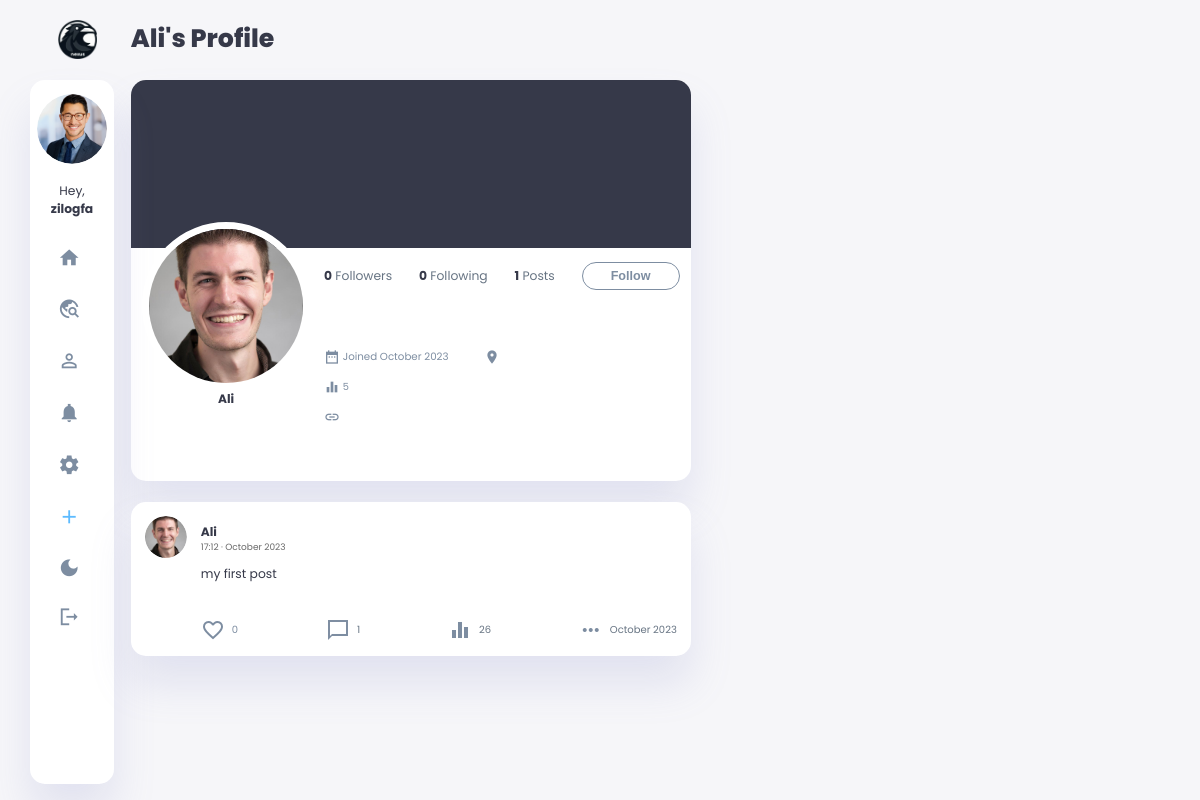
Screenshot of /1 (signed in) with the database file from the repository.
### main.py (models this page shows, shortened)
    class User(db.Model, UserMixin):
        __tablename__ = 'user'
        id = db.Column(db.Integer, primary_key=True)
        unique_id = db.Column(db.String(11), unique=True, nullable=False)
        username = db.Column(db.String(40), nullable=False, unique=False)
        email = db.Column(db.String(80), nullable=False, unique=True)
        password = db.Column(db.String(100), nullable=False)
        profile_picture = db.Column(db.String(80))
        header_picture = db.Column(db.String(80))
        bio = db.Column(db.Text, nullable=True)
        phone_number = db.Column(db.String(20), nullable=True)
        location = db.Column(db.String(30), nullable=True)
        birthday = db.Column(db.DateTime, nullable=True)
        bio_url = db.Column(db.String(255), nullable=True)
        profile_impressions = db.Column(db.Integer, default=0)
        created_at = db.Column(db.DateTime, default=datetime.utcnow)
        updated_at = db.Column(
            db.DateTime, default=datetime.utcnow, onupdate=datetime.utcnow)
        is_blocked = db.Column(db.Boolean, default=False)
        is_private = db.Column(db.Boolean, default=False)
        dark_theme = db.Column(db.Boolean, default=False)
        posts = relationship('Post', back_populates='user')
        comments = db.relationship('Comment', back_populates='user')
        liked_posts = db.relationship(
            'Post', secondary=likes, backref='likers')
        followed = db.relationship('User', secondary=followers,
                                   primaryjoin=(followers.c.follower_id == id),
                                   secondaryjoin=(
                                       followers.c.followed_id == id),
                                   backref=db.backref('followers', lazy='dynamic'), lazy='dynamic')
        def is_following(self, user):
            return self.followed.filter(followers.c.followed_id == user.id).count() > 0

    class Post(db.Model):  # user.posts.all()
        __tablename__ = 'post'
        id = db.Column(db.Integer, primary_key=True)
        user_id = db.Column(db.Integer, db.ForeignKey(
            'user.id'), nullable=False)
        body = db.Column(db.Text, nullable=False)
        post_picture = db.Column(db.String(200))
        likes = db.Column(db.Integer, default=0)
        created_at = db.Column(db.DateTime, default=datetime.utcnow)
        updated_at = db.Column(
            db.DateTime, default=datetime.utcnow, onupdate=datetime.utcnow)
        post_impressions = db.Column(db.Integer, default=0)
        user = relationship('User', back_populates='posts')
        comments = db.relationship(
            'Comment', back_populates='post', cascade="all, delete-orphan")

### main.py (the view)
    @app.route('/<int:user_id>')
    @login_required
    def user_profile(user_id):
        user = User.query.get(user_id)
        if user:
            followers = user.followers.all()
            followed = user.followed.all()
            reversed_posts = Post.query.filter_by(
                user_id=user.id).order_by(Post.created_at.desc()).all()
            for post in reversed_posts:
                post.body = process_post_body(post.body)
            return render_template('user_profile.html', user=user, followers=followers, followed=followed, posts=reversed_posts, current_user=current_user, logged_in=current_user.is_authenticated, csrf_token=generate_csrf())
        else:
            flash('User not found.')
            return redirect(url_for('home_page'))

### templates/user_profile.html (shortened to what this page needs)
{% extends 'base.html' %}
{% block content %}
<h1>{{ user.username }}'s Profile</h1>
<div class="profile-sec" data-user-id="{{ user.id }}">
    <div class="header-img">
    </div>
    <div class="profile-heading">
        <div class="profile-title">
            <div class="profile-img">
                {% if user.profile_picture %}
                <img src="{{ url_for('static', filename='profile_pictures/' + user.profile_picture) }}">
                {% else %}
                <img src="{{ url_for('static', filename='images/blank-profile-pic.png') }}">
                {% endif %}
            </div>
            <h3>{{ user.username }}</h3>
        </div>
        <div class="profile-follow">
            <div class="right-sec">
                <p><strong id="followersCount">{{ followers|length }}</strong> Followers</p>
                <p><strong>{{ followed|length }}</strong> Following</p>
                <p><strong>{{ current_user.posts|length }}</strong> Posts</p>
                {% if current_user != user %}
                <form id="followForm" action="{{ url_for('toggle_follow', user_id=user.id) }}" method="POST">
                    <button class="btn-follow" type="submit">
                        {% if current_user.is_following(user) %}
                            Unfollow
                        {% else %}
                            Follow
                        {% endif %}
                    </button>
                </form>
                {% endif %}
            </div>
            <div class="profile-detail">
                <div class="profile-about">
                    {% if user.bio %}
                    <p>{{ user.bio }}</p>
                    {% else  %}
                    <p>&nbsp;</p>
                    {% endif %}
                </div>
                <div class="profile-location">
                    <p><span class="material-icons-sharp">date_range</span>&nbsp;Joined {{ user.created_at.strftime('%B %Y') }}</p>
                    {% if user.location %}
                    <p><span class="material-icons-sharp">room</span>&nbsp;{{ user.location }}</p>
                    {% else  %}
                    <p><span class="material-icons-sharp">room</span> &nbsp; </p>
                    {% endif %}
                </div>
                <div class="profile-location">
                    <p class="profile-impression-count"><span class="material-icons-sharp">equalizer</span> &nbsp; <span class="count-value" style="font-size: 0.7rem;">{{ user.profile_impressions }}</span> </p>
                </div>
                <div class="profile-location">
                    {% if user.bio_url %}
                    <p><span class="material-icons-sharp">insert_link</span> <a href="{{ user.bio_url }}" target="_blank" >&nbsp; {{ user.bio_url }}</a></p>
                    {% else  %}
                    <p><span class="material-icons-sharp">insert_link</span> &nbsp; </p>
                    {% endif %}
                </div>
            </div>
        </div>
    </div>
</div>
            {% for post in posts %}
            <div class="user-post" data-post-id="{{ post.id }}">
                <div class="content">
                    <div class="title">
                        {% if post.user.profile_picture %}
                        <img src="{{ url_for('static', filename='profile_pictures/' + post.user.profile_picture) }}">
                        {% else %}
                        <img src="{{ url_for('static', filename='images/blank-profile-pic.png') }}">
                        {% endif %}
                        <a href="#" onclick="return false;">
                        <h3>{{ post.user.username }}</h3>
                        <p style="font-size: xx-small; color: dimgray;">{{ post.created_at.strftime('%H:%M · %B %Y') }} </p>
                        </a>
                    </div>
                    <div class="post-body">
                        <p class="p-body">{{ post.body|replace('\n', '<br>')|safe }}</p>
                        <div class="comment-icon">
                            <a href="#" class="like-button" data-post-id="{{ post.id }}" {% if current_user and post in current_user.liked_posts %}class="liked"{% endif %} onclick="likePost(event, this); return false;">
                                <span class="likes-wrapper">
                                    {% if post.likes == 1 %}
                                        <span class="heart-emoji red-heart"><span class="material-icons-sharp">
                                            favorite
                                        </span></span>
                                    {% else %}
                                        <span class="heart-emoji empty-heart"><span class="material-icons-sharp">
                                        </span></span>
                                    {% endif %}
                                <span class="likes-count">{{ post.likes }}</span>
                                </span>
                            </a>
                            {% if current_user != user %}
                            <a href="{{ url_for('show_post', post_id=post.id) }}">
                                <span class="material-icons-sharp">
                                </span>
                                <p>{{ post.comments|length }}</p>
                            </a>
                            <a href="{{ url_for('show_post', post_id=post.id) }}">
                                <span class="material-icons-sharp">
                                </span>
                                <p class="impression-count">{{ post.post_impressions }} </p>
                            </a>
                            <a href="#">
                                <span class="material-icons-sharp">
                                    </span>
                                <p>{{ post.created_at.strftime('%B %Y') }} </p>
                            </a>
                            {% endif %}
                        </div>
                    </div>
                </div>
            </div>
{% endfor %}
{% endblock %}

### templates/base.html (shortened to what this page needs)
<!DOCTYPE html>
<html lang="en">
<head>
    <link rel="stylesheet" href="{{url_for('static', filename='css/root.css')}}">
    <link rel="stylesheet" href="{{url_for('static', filename='css/aside.css')}}">
    <link rel="stylesheet" href="{{url_for('static', filename='css/main.css')}}">
    <link rel="stylesheet" href="{{url_for('static', filename='css/right-section.css')}}">
    <link rel="stylesheet" href="{{url_for('static', filename='css/about.css')}}">
    <link rel="stylesheet" href="{{url_for('static', filename='css/btn.css')}}">
    <link rel="stylesheet" href="{{url_for('static', filename='css/custom_input_image.css')}}">
    <link rel="stylesheet" href="{{url_for('static', filename='css/search.css')}}">
    <link rel="stylesheet" href="{{url_for('static', filename='css/tablet.css')}}">
    <link rel="stylesheet" href="{{url_for('static', filename='css/phone.css')}}">
</head>
<body>
    <div class="container">
        <aside>
            <div class="aside-fixed">
            <div class="toggle">
                <div class="logo">
                    <img src="{{url_for('static', filename='images/logo/crow-nav-logo.png')}}">
                </div>
            </div>
            <div class="sidebar">
                {% if not logged_in: %}
                <a href="{{ url_for('all') }}">
                    <span class="material-icons-sharp">
                        travel_explore
                    </span>
                    <h3>Explore</h3>
                </a>
                <a href="{{ url_for('about') }}">
                    <span class="material-icons-sharp">
                        contact_support
                    </span>
                    <h3>About</h3>
                </a>
                <a href="#" id="dark-mode-toggle">
                    <span class="material-icons-sharp">
                        dark_mode
                    </span>
                    <h3>Theme</h3>
                </a>
                <a href="{{ url_for('login') }}">
                    <span class="material-icons-sharp">
                        login
                    </span>
                    <h3>Login</h3>
                </a>
                <a href="{{ url_for('register') }}">
                    <span class="material-icons-sharp">
                        app_registration
                    </span>
                    <h3>Register</h3>
                </a>
                {% else %}
                <div class="user-profile">
                    <div class="profile-img">
                        {% if current_user.profile_picture %}
                        <img src="{{ url_for('static', filename='profile_pictures/' + current_user.profile_picture) }}">
                        {% else %}
                        <img src="{{ url_for('static', filename='images/blank-profile-pic.png') }}">
                        {% endif %}
                    </div>
                    <div class="profile-name">
                        <div class="info">
                            <p>Hey, <b>{{current_user.username}}</b></p>
                        </div>
                    </div>
                </div>
                <a href="{{ url_for('home_page') }}">
                    <span class="material-icons-sharp">
                    </span>
                </a>
                <a href="{{ url_for('all') }}">
                    <span class="material-icons-sharp">
                    </span>
                </a>
                <a href="{{ url_for('user_profile', user_id=current_user.id) }}">
                    <span class="material-icons-sharp">
                    </span>
                </a>
                <a href="#">
                    <span class="material-icons-sharp">
                    </span>
                </a>
                <a href="{{ url_for('setting') }}">
                    <span class="material-icons-sharp">
                    </span>
                </a>
                <a class="post-btn" href="{{ url_for('new_post') }}">
                    <span class="material-icons-sharp">
                    </span>
                </a>
                <a href="#" id="dark-mode-toggle">
                    <span class="material-icons-sharp">
                    </span>
                </a>
                <a href="{{ url_for('logout') }}">
                    <span class="material-icons-sharp">
                    </span>
                </a>
                {% endif %}
            </div>
            </div>
        </aside>
        <main>
        {% block content %}
        {% endblock %}
        </main>
    </div>
</body>
</html>

### rows the page displays
User: profile_picture (picture), username "zilogfa"
User: username "Ali", profile_picture (picture), created_at "October 2023", profile_impressions "5"
Post: profile_picture (picture), user.username "Ali", created_at "17:12 · October 2023", body "my first post", likes "0", comments|length "1", post_impressions "26", created_at "October 2023"

### other values shown
{{ followers|length }} "0"
{{ followed|length }} "0"
{{ current_user.posts|length }} "1"
